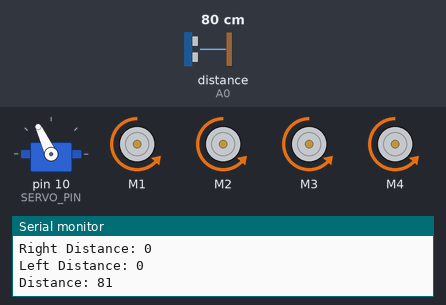
A sketch run on a simulated Arduino Uno, built with avr-gcc and run on an emulated ATmega328P. Shown: servo, 4 × DC motor (green arrow = forward, orange = backward, longer = faster), the last lines printed to the serial monitor. The inputs (shaded band) are chosen by the test bench; at power-on: distance to the obstacle (sensor on A0) 80 cm. The echo pulse lasts 58.3 µs per cm.

Above: at 3.3 s.
3.4 s: distance to the obstacle (sensor on A0) set to 17 cm
5.1 s: distance to the obstacle (sensor on A0) set to 13 cm
At 7.1 s:
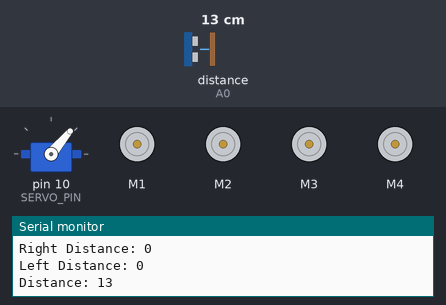
11.1 s: distance to the obstacle (sensor on A0) set to 18 cm
14.1 s: distance to the obstacle (sensor on A0) set to 2 cm
At 16.9 s:
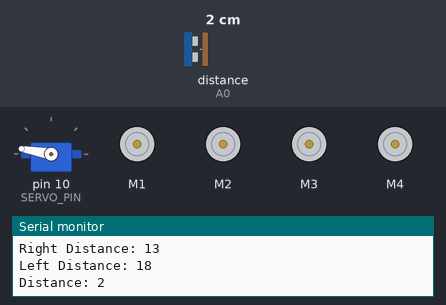
17.1 s: distance to the obstacle (sensor on A0) set to 35 cm
At 17.7 s:
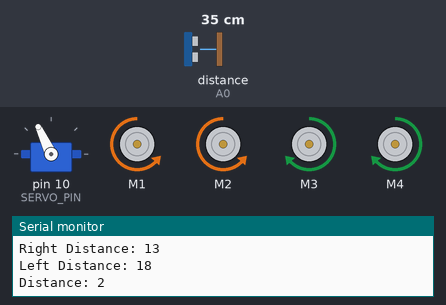
Timing chart, 0 to 20.1 s (numbered marks = the images above; inputs shaded):
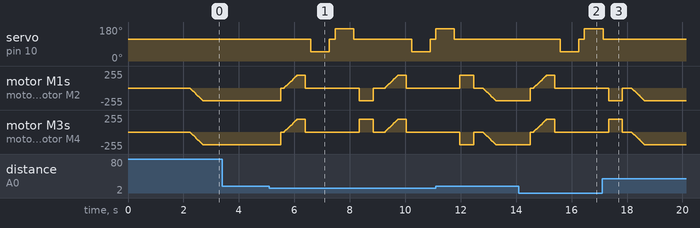

Measured:
- the behaviour switches between 16 and 15 cm on distance to the obstacle (sensor on A0) (found by bisection; images 0 and 1)
- after the input at 14.1 s, servo on pin 10 (SERVO_PIN): 115° → 50° after 1.5 s, → 115° 0.67 s later, → 170° 0.20 s later; motor M1–4: rises from backward 188/255 to forward 188/255 in 0.58 s, then falls to stopped in 0.30 s
- after the input at 17.1 s, servo on pin 10 (SERVO_PIN): goes on until 17.1 s, then stays 115°

The sketch:

main.ino
```cpp
#include <AFMotor.h>
#include <NewPing.h>
#include <Servo.h>

// Constants
#define TRIG_PIN A1
#define ECHO_PIN A0
#define MAX_DISTANCE 200
#define MAX_SPEED 190
#define MAX_SPEED_OFFSET 20
#define SERVO_PIN 10
#define SERVO_CENTER 115
#define SERVO_RIGHT 50
#define SERVO_LEFT 170

// Struct to hold motor configuration
struct MotorConfig {
    AF_DCMotor* motor;
    int speed;
};

// Struct to hold sensor data
struct SensorData {
    int distance;
    int distanceRight;
    int distanceLeft;
};

// Struct to hold robot state
struct RobotState {
    boolean goesForward;
    int speedSet;
    MotorConfig* motors[4];
    Servo* servo;
    SensorData* sensors;
};

// Global variables
NewPing sonar(TRIG_PIN, ECHO_PIN, MAX_DISTANCE);
RobotState* robotState;

// Function prototypes
void initializeRobot();
void cleanupRobot();
int readPing();
int lookDirection(int angle);
void moveMotors(int direction);
void adjustSpeed(MotorConfig* motor, int speed);

void setup() {
    Serial.begin(9600);

    // Initialize robot state and components
    robotState = new RobotState();
    robotState->goesForward = false;
    robotState->speedSet = 0;
    robotState->sensors = new SensorData();
    robotState->servo = new Servo();

    // Initialize motors
    robotState->motors[0] = new MotorConfig{new AF_DCMotor(1, MOTOR12_1KHZ), 0};
    robotState->motors[1] = new MotorConfig{new AF_DCMotor(2, MOTOR12_1KHZ), 0};
    robotState->motors[2] = new MotorConfig{new AF_DCMotor(3, MOTOR34_1KHZ), 0};
    robotState->motors[3] = new MotorConfig{new AF_DCMotor(4, MOTOR34_1KHZ), 0};

    // Setup servo
    robotState->servo->attach(SERVO_PIN);
    robotState->servo->write(SERVO_CENTER);
    delay(2000);

    // Initial distance reading
    robotState->sensors->distance = readPing();
    delay(100);
}

void loop() {
    delay(40);

    // Read and print sensor data
    Serial.println();
    Serial.print("Right Distance: ");
    Serial.print(robotState->sensors->distanceRight);
    Serial.println();
    Serial.print("Left Distance: ");
    Serial.print(robotState->sensors->distanceLeft);
    Serial.println();
    Serial.print("Distance: ");
    Serial.print(robotState->sensors->distance);

    if(robotState->sensors->distance <= 15) {
        moveStop();
        delay(100);
        moveBackward();
        delay(300);
        moveStop();
        delay(200);

        // Look around
        robotState->sensors->distanceRight = lookDirection(SERVO_RIGHT);
        delay(200);
        robotState->sensors->distanceLeft = lookDirection(SERVO_LEFT);
        delay(200);

        // Choose direction
        if(robotState->sensors->distanceRight >= robotState->sensors->distanceLeft) {
            turnRight();
            moveStop();
        } else {
            turnLeft();
            moveStop();
        }
    } else {
        moveForward();
    }

    robotState->sensors->distance = readPing();
    delay(200);
}

int lookDirection(int angle) {
    robotState->servo->write(angle);
    delay(500);
    int distance = readPing();
    delay(100);
    robotState->servo->write(SERVO_CENTER);
    return distance;
}

int readPing() {
    delay(70);
    int cm = sonar.ping_cm();
    return (cm == 0) ? 250 : cm;
}

void moveStop() {
    for(int i = 0; i < 4; i++) {
        robotState->motors[i]->motor->run(RELEASE);
    }
}

void moveForward() {
    if(!robotState->goesForward) {
        robotState->goesForward = true;

        for(int i = 0; i < 4; i++) {
            robotState->motors[i]->motor->run(BACKWARD);
        }

        // Gradually increase speed
        for(robotState->speedSet = 0; robotState->speedSet < MAX_SPEED; robotState->speedSet += 2) {
            for(int i = 0; i < 4; i++) {
                robotState->motors[i]->motor->setSpeed(robotState->speedSet);
            }
            delay(5);
        }
    }
}

void moveBackward() {
    robotState->goesForward = false;

    for(int i = 0; i < 4; i++) {
        robotState->motors[i]->motor->run(FORWARD);
    }

    // Gradually increase speed
    for(robotState->speedSet = 0; robotState->speedSet < MAX_SPEED; robotState->speedSet += 2) {
        for(int i = 0; i < 4; i++) {
            robotState->motors[i]->motor->setSpeed(robotState->speedSet);
        }
        delay(5);
    }
}

void turnRight() {
    robotState->motors[0]->motor->run(BACKWARD);
    robotState->motors[1]->motor->run(BACKWARD);
    robotState->motors[2]->motor->run(FORWARD);
    robotState->motors[3]->motor->run(FORWARD);
    delay(500);

    for(int i = 0; i < 4; i++) {
        robotState->motors[i]->motor->run(FORWARD);
    }
}

void turnLeft() {
    robotState->motors[0]->motor->run(FORWARD);
    robotState->motors[1]->motor->run(FORWARD);
    robotState->motors[2]->motor->run(BACKWARD);
    robotState->motors[3]->motor->run(BACKWARD);
    delay(500);

    for(int i = 0; i < 4; i++) {
        robotState->motors[i]->motor->run(FORWARD);
    }
}
```
